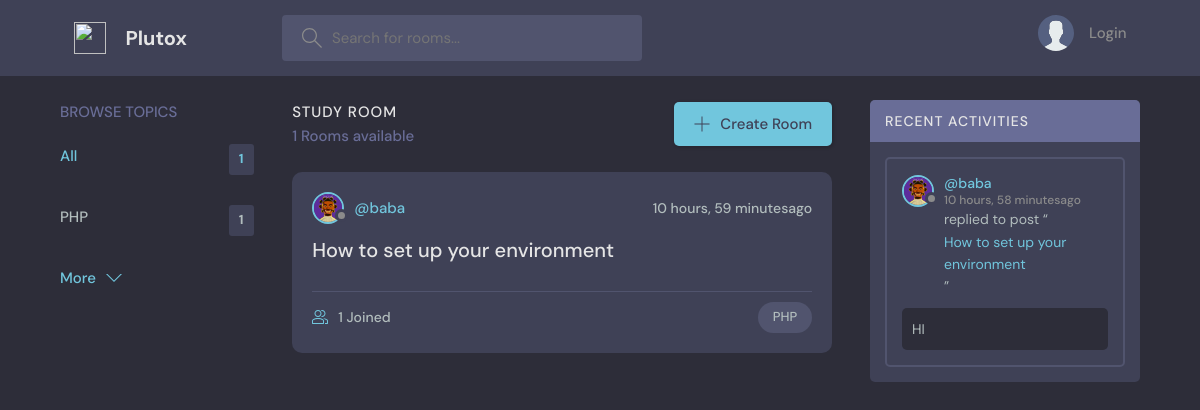
The page / on the database its author committed.
### base/models.py (models this page shows, shortened)
class Topic (models.Model):
    name = models.CharField(max_length=200)

class Room(models.Model):
    host = models.ForeignKey(User,on_delete=models.SET_NULL, null=True)
    topic = models.ForeignKey(Topic,on_delete=models.SET_NULL, null=True)
    name = models.CharField(max_length=200)
    description = models.TextField(null=True, blank=True)
    participants = models.ManyToManyField(User, related_name= 'participants')
    updated = models.DateTimeField(auto_now=True)
    created = models.DateTimeField(auto_now_add=True)
    class Meta:
        ordering = ['-updated','-created']

class User(AbstractUser):
    name =models.CharField(max_length=200, null=True)
    email = models.EmailField(unique=True , null=True)
    username = models.CharField(null=True, blank=True, max_length=255)
    bio = models.TextField(null=True)
    avatar =models.ImageField(
        default= 'avatar.svg ' ,
        null=True,
        blank=True,
        validators=[FileExtensionValidator(['jpg', 'png', 'jpeg' , 'svg'])]
    )
    USERNAME_FIELD = 'email'
    REQUIRED_FIELDS = ['username']

class Message (models.Model):
    user = models.ForeignKey(User, on_delete=models.CASCADE)
    room = models.ForeignKey(Room,on_delete=models.CASCADE)
    body = models.TextField()
    updated = models.DateTimeField(auto_now=True)
    created = models.DateTimeField(auto_now_add=True)
    class Meta:
        ordering = ['-updated','-created']

### base/views.py (the view)
# urls.py: path('', views.home, name="home"),
def home(request):
    q = request.GET.get('q') if request.GET.get('q') != None else ''
    rooms = Room.objects.filter(
        Q(topic__name__icontains=q) |
        Q(name__icontains=q) |
        Q(description__icontains=q)
        )
    topics = Topic.objects.all()[0:5]
    rooms_count = rooms.count()
    room_messages = Message.objects.filter(Q(room__topic__name__icontains=q))
    context = {
        'rooms': rooms,
        'topics': topics,
        'room': topics,
        'room_count': rooms_count,
        'room_messages': room_messages
    }
    return render(request, 'base/index.html', context)

### templates/base/index.html (shortened to what this page needs)
{% extends "main.html" %}
{% block main %}
    <main class="layout layout--3">
      <div class="container">
        {% include "base/topic_componet.html"%}
        <div class="roomList">
          <div class="roomList__header">
            <div>
              <h2>Study Room</h2>
              <p> {{room_count}} Rooms available</p>
            </div>
            <a class="btn btn--main" href="{% url "create-room" %}">
              <svg version="1.1" xmlns="http://www.w3.org/2000/svg" width="32" height="32" viewBox="0 0 32 32">
                <title>add</title>
                <path
                  d="M16.943 0.943h-1.885v14.115h-14.115v1.885h14.115v14.115h1.885v-14.115h14.115v-1.885h-14.115v-14.115z"
                ></path>
              </svg>
              Create Room
            </a>
          </div>
          {% include "base/feed_componet.html" %}
        </div>
        {% include "base/activity_componets.html" %}
      </div>
    </main>
    {% endblock main %}

### templates/base/topic_componet.html
<div class="topics">
    <div class="topics__header">
      <h2>Browse Topics</h2>
    </div>
    <ul class="topics__list">
      <li>
        <a href="{% url "home" %}" class="active">All <span>{{topics.count}}</span></a>
      </li>
     {% for topic in topics  %}
      <li>
        <a href="{% url "home" %}?q={{topic.name}}">{{topic.name}}<span>{{topic.room_set.all.count}}</span></a>
      </li>
      {% endfor %}
    <a class="btn btn--link" href="{% url "topic" %}">
      More
      <svg version="1.1" xmlns="http://www.w3.org/2000/svg" width="32" height="32" viewBox="0 0 32 32">
        <title>chevron-down</title>
        <path d="M16 21l-13-13h-3l16 16 16-16h-3l-13 13z"></path>
      </svg>
    </a>
  </div>

### templates/base/feed_componet.html (shortened to what this page needs)
{% for room  in  rooms %}
<div class="roomListRoom">
  <div class="roomListRoom__header">
    <a href="{% url "profile" room.host.id %}" class="roomListRoom__author">
      <div class="avatar avatar--small">
        <img src=" {{room.host.avatar.url}} " />
      </div>
      <span>@{{room.host.username}}</span>
    </a>
    <div class="roomListRoom__actions">
      <span>{{room.created|timesince}}ago</span>
    </div>
  </div>
  <div class="roomListRoom__content">
    <a href="{% url "rooms"  room.id%}">{{room.name}}</a>
  </div>
  <div class="roomListRoom__meta">
    <a href="{% url "rooms"  room.id%}" class="roomListRoom__joined">
      {{room.participants.all.count}} Joined
    </a>
    <p class="roomListRoom__topic"> {{room.topic.name}} </p>
  </div>
</div>
{% endfor %}

### templates/base/activity_componets.html (shortened to what this page needs)
<div class="activities">
    <div class="activities__header">
      <h2>Recent Activities</h2>
    </div>
    {% for message in room_messages %}
    <div class="activities__box">
      <div class="activities__boxHeader roomListRoom__header">
        <a href="{% url "profile" message.user.id %}" class="roomListRoom__author">
          <div class="avatar avatar--small">
            <img src="{{message.user.avatar.url}}" />
          </div>
          <p>
            @{{message.user.username}}
            <span>{{message.created|timesince}}ago</span>
          </p>
        </a>
      </div>
      <div class="activities__boxContent">
        <p>replied to post “<a href="{% url "rooms" message.room.id %}">{{message.room.name}}</a>”</p>
        <div class="activities__boxRoomContent">
            {{message.body}}        </div>
      </div>
    </div>
    {% endfor %}
  </div>

### rows shown on the page
Topic: name "PHP", room_set.all.count "1"
Room: host.avatar (picture), host.username "baba", created "10 hours, 59 minutes", name "How to set up your environment", participants.all.count "1", topic.name "PHP"
Message: user.avatar (picture), user.username "baba", created "10 hours, 58 minutes", room.name "How to set up your environment", body "HI"

### other values the page prints
{{ topics.count }} "1"
{{ room_count }} "1"
